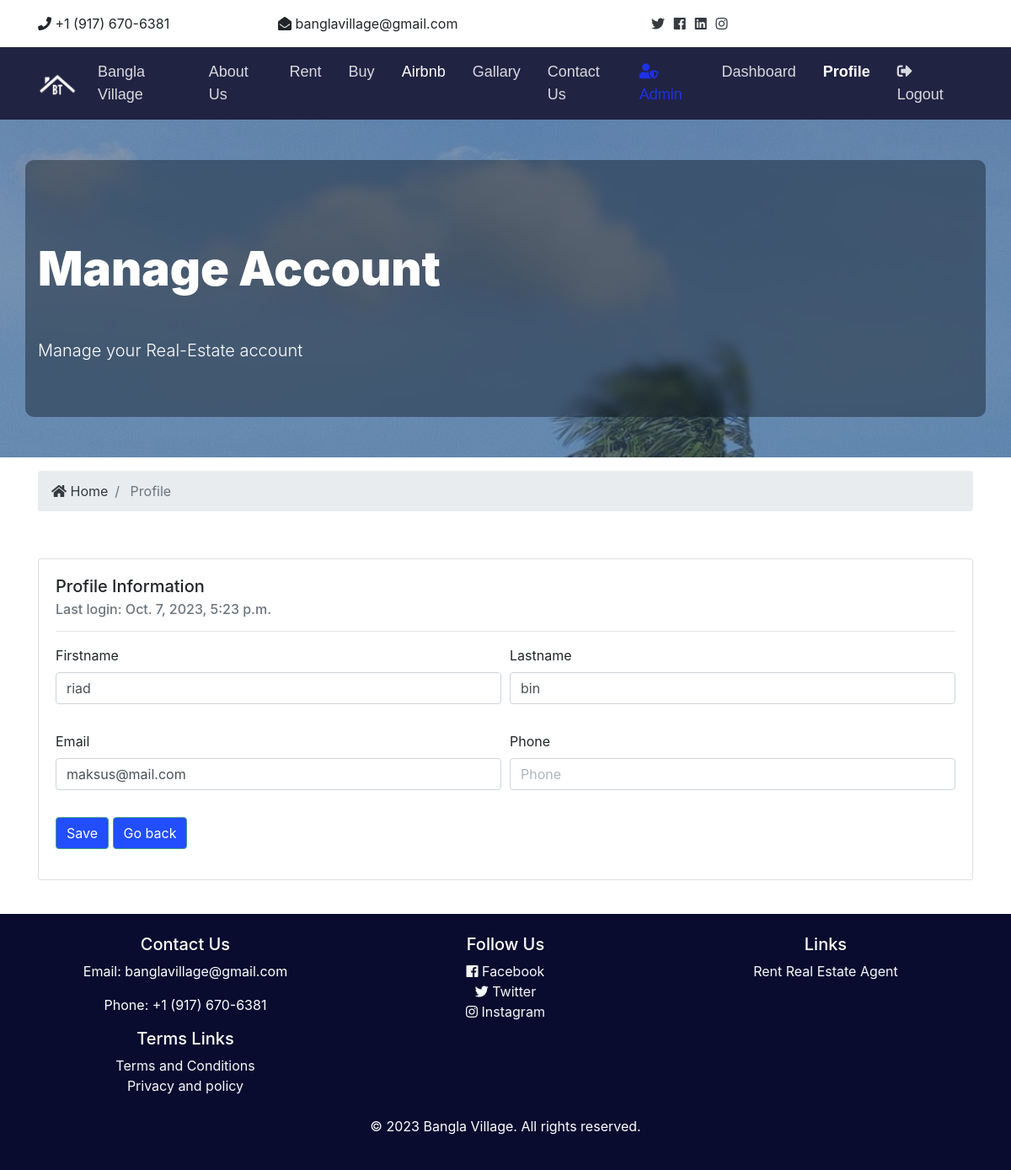
/en/accounts/profile/2 (signed in), run on the app's committed database.
### accounts/models.py (models this page shows, shortened)
class CustomUser(AbstractUser):
    first_name = models.CharField(max_length=255, null=True,
                                  verbose_name=_("Firstname"))
    last_name = models.CharField(max_length=255, null=True,
                                 verbose_name=_("Lastname"))
    username = None
    phone = models.CharField(max_length=20, null=True,
                             verbose_name=_("Phone"))
    address = models.ForeignKey('core.Address', null=True, blank=True,
                                on_delete=models.DO_NOTHING,
                                verbose_name=_("Address"))
    email = models.EmailField(unique=True, verbose_name=_("Email"))
    USERNAME_FIELD = 'email'
    REQUIRED_FIELDS = []
    objects = CustomUserManager()
    def get_groups(self):
        return [group.name for group in self.groups.all()]
    get_groups.short_description = _("Groups")

### accounts/views.py (the view)
class ProfileUpdateView(SuccessMessageMixin, UpdateView):
    model = CustomUser
    form_class = ProfileUpdateForm
    template_name = 'accounts/profile.html'
    success_message = _("Profile updated successfully!")
    def get_context_data(self, **kwargs):
        context = super().get_context_data(**kwargs)
        context['profile'] = True
        context['title'] = _("Manage Account")
        context['subtitle'] = _("Manage your Real-Estate account")
        context['page_title'] = _("Impressum")
        context['page_description'] = _("Real estate manager."
                                        "This is our impressum page.")
        return context

### core/context_processor.py (called while the page is built)
def global_variables(request):
    return {
        'domain_name': 'Bangla Village',
        'domain': "",
    }

### templates/accounts/profile.html (shortened to what this page needs)
{% extends 'core/base.html' %}
{% load static %}
{% load crispy_forms_tags %}
{% block content %}
{% include 'core/partials/_showcase_section.html' %}
<section id="bc" class="mt-3">
  <div class="container">
    <nav aria-label="breadcrumb">
      <ol class="breadcrumb">
        <li class="breadcrumb-item">
          <a href="{% url 'index' %}">
            <i class="fas fa-home"></i> {{ _("Home") }}</a>
        </li>
        <li class="breadcrumb-item active"> {{ _("Profile") }}</li>
      </ol>
    </nav>
  </div>
</section>
<section id="dashboard" class="py-4">
  <div class="container">
    <div class="pb-3 pt-3">
      <div class="card">
        <div class="card-body">
          <h5 class="card-title">{{ _("Profile Information") }}</h5>
          <h6 class="card-subtitle mb-2 text-muted">{{ _("Last login") }}: {{ user.last_login }}</h6>
          <hr>
          <form method="POST">
            <div class="form-row">
              <div class="form-group col-md-6">
                <label>{{ form.first_name.label }}</label>
                <div>{{ form.first_name }}</div>
              </div>
              <div class="form-group col-md-6">
                <label>{{ form.last_name.label }}</label>
                <div>{{ form.last_name }}</div>
              </div>
            </div>
            <div class="form-row">
              <div class="form-group col-md-6">
                <label>{{ form.email.label }}</label>
                <div>{{ form.email }}</div>
              </div>
              <div class="form-group col-md-6">
                <label>{{ form.phone.label }}</label>
                <div>{{ form.phone }}</div>
              </div>
            </div>
            {% include 'core/partials/btn_save_back.html' %}
          </form>
        </div>
      </div>
    </div>
  </div>
</section>
{% endblock %}

### project/static/css/all.css (style rules this page uses)
.fa, .fas, .far, .fal, .fab { -moz-osx-font-smoothing: grayscale; -webkit-font-smoothing: antialiased; display: inline-block; font-style: normal; font-variant: normal; text-rendering: auto; line-height: 1; }
.fa-home:before { content: "\f015"; }
.fa, .fas { font-family: 'Font Awesome 5 Free'; font-weight: 900; }

### project/static/css/style.css (style rules this page uses)
.form-control::placeholder { color: #acb5bd; opacity: 1; }
*, *:before, *:after { box-sizing: border-box; }

### data on the page
CustomUser: last_login "Oct. 7, 2023, 5:23 p.m."
CustomUser: first_name "riad", last_name "bin", email "maksus@mail.com"

### other printed values
{{ title }} "Manage Account"
{{ subtitle }} "Manage your Real-Estate account"
